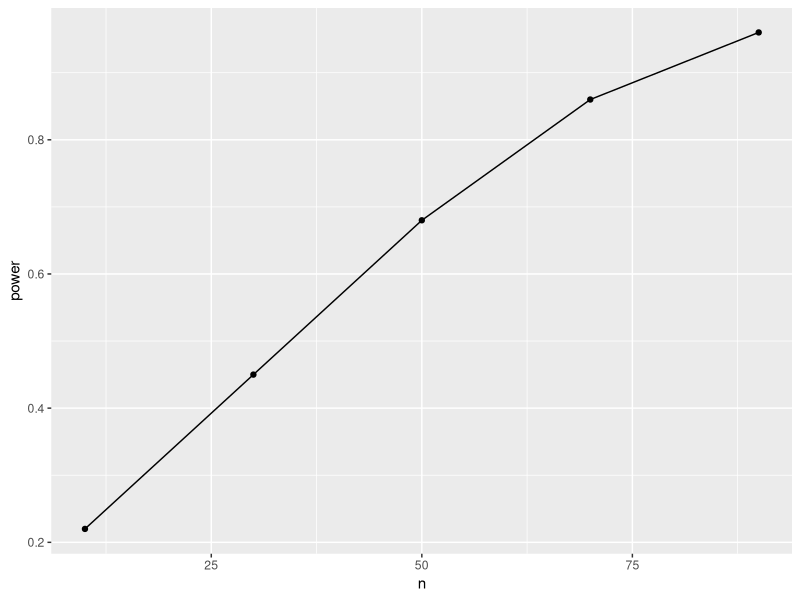
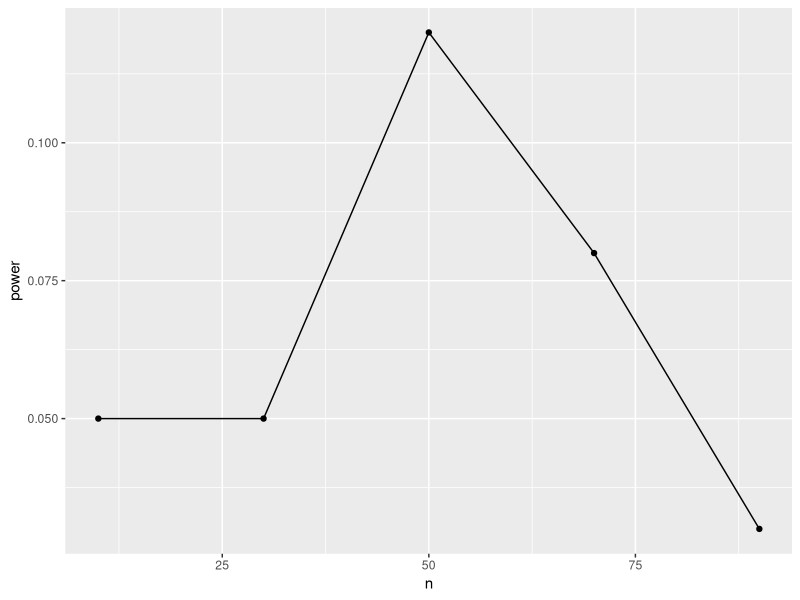
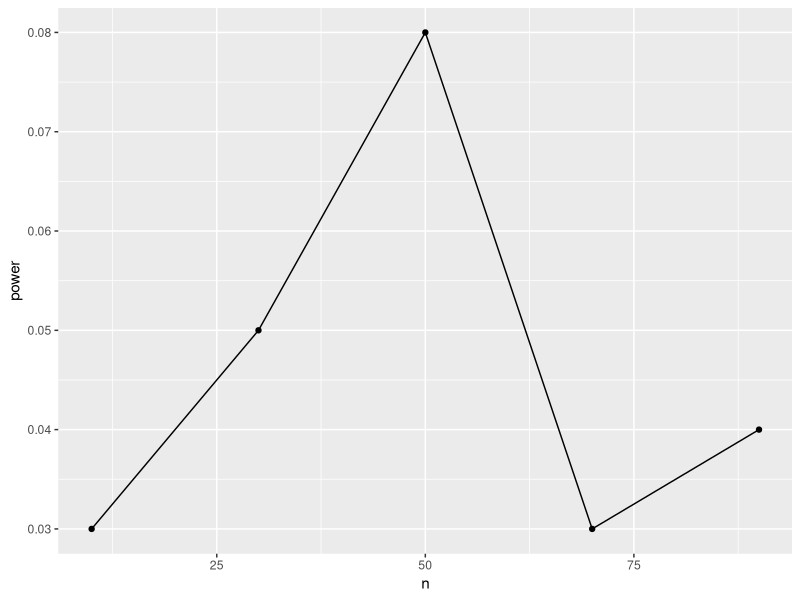

Generate these figures, in order, with R:
## fish simulation

#load pwr 
library(pwr)
pwr.t.test(d = 0.5, sig.level = 0.05, power = 0.8)
0.1/0.2
#the growup would need at least 64 fish per group to reach their goals
# d based on expected result (0.1) divided by standard deviation (0.2) (which was their aim of average weight gain + 0.1 kg)

#by changing the power level to 0.55:
pwr.t.test(d = 0.5, sig.level = 0.05, power = 0.19)
#n = 9.58
#using just 10 fish per group would only give a 19% chance of a preventing a type II error

#7966 vs R5
pwr.t.test(d = 0.9, sig.level = 0.05, power = 0.90)
#27 samples (might be doable)


## fish simulation continued

## load library
library(tidyverse)

# data info
n <- 10 #number observations in each group
delta <- 0.1 # difference between means, in this case the 0.1 kg interest
sd <- 0.2 # standard deviation

# simulate means
mu <- rep(c(0, delta), each = n)

# add noise
y <- mu + rnorm(length(mu), sd = sd)

# predictor
x <- factor(rep(c("A", "B"), each = n))

# run test
test <- t.test(y ~ x)
test

## simulating the test 100 times
sim_t_test <- function(n, delta, sd, ...){
  # simulate means
  mu <- rep(c(0, delta), each = n)
  # add noise
  y <- mu + rnorm(length(mu), sd = sd)
  # predictor
  x <- factor(rep(c("A", "B"), each = n))
  
  # run test
  test <- t.test(y ~ x)
  test
  broom::tidy(test) |>  mutate(n = n, delta = delta, sd = sd)
}

sim_t_test <- function(n, delta, sd, ...){
  # simulate means
  mu <- rep(c(0, delta), each = n)
  # add noise
  y <- mu + rnorm(length(mu), sd = sd)
  # predictor
  x <- factor(rep(c("A", "B"), each = n))
  
  # run test
  test <- t.test(y ~ x)
  broom::tidy(test) %>% mutate(n = n, delta = delta, sd = sd)
}

sim_t_test(n = 10, delta = 0.1, sd = 0.2)
nrep = 100

n <- rep(seq(10, 100, 20), each = nrep)

runs <- n |> 
  map_dfr(~sim_t_test(n = .x, delta = 0.1, sd = 0.2)) |> 
  mutate(sig = p.value <= 0.05)

p <- runs  |> 
  group_by(n) |> 
  summarise(power = mean(sig)) |> 
  ggplot(aes(x = n, y = power)) +
  geom_line() +
  geom_point()

n
p

## null hypothesis is true:

# data info
n <- 10 #number observations in each group
delta1 <- 0 # difference between means, in this case the 0.1 kg interest
sd <- 0.2 # standard deviation

# simulate means
mu <- rep(c(0, delta1), each = n)

# add noise
y <- mu + rnorm(length(mu), sd = sd)

# predictor
x <- factor(rep(c("A", "B"), each = n))

# run test
test <- t.test(y ~ x)
test

## simulating the test 100 times
sim_t_test <- function(n, delta1, sd, ...){
  # simulate means
  mu <- rep(c(0, delta1), each = n)
  # add noise
  y <- mu + rnorm(length(mu), sd = sd)
  # predictor
  x <- factor(rep(c("A", "B"), each = n))
  
  # run test
  test <- t.test(y ~ x)
  test
  broom::tidy(test) |>  mutate(n = n, delta1 = delta1, sd = sd)
}

sim_t_test <- function(n, delta1, sd, ...){
  # simulate means
  mu <- rep(c(0, delta1), each = n)
  # add noise
  y <- mu + rnorm(length(mu), sd = sd)
  # predictor
  x <- factor(rep(c("A", "B"), each = n))
  
  # run test
  test <- t.test(y ~ x)
  broom::tidy(test) %>% mutate(n = n, delta1 = delta1, sd = sd)
}

sim_t_test(n = 10, delta = 0, sd = 0.2)
nrep = 100

n <- rep(seq(10, 100, 20), each = nrep)

runs <- n |> 
  map_dfr(~sim_t_test(n = .x, delta1 = 0, sd = 0.2)) |> 
  mutate(sig = p.value <= 0.05)

p <- runs  |> 
  group_by(n) |> 
  summarise(power = mean(sig)) |> 
  ggplot(aes(x = n, y = power)) +
  geom_line() +
  geom_point()
p

#might be a good idea not to change the name of delta, just the values 


# data info
n <- 10 #number observations in each group
delta <- 0 # difference between means, in this case the 0.1 kg interest
sd <- 0.2 # standard deviation

# simulate means
mu <- rep(c(0, delta), each = n)

# add noise
y <- mu + rnorm(length(mu), sd = sd)

# predictor
x <- factor(rep(c("A", "B"), each = n))

# run test
test <- t.test(y ~ x)
test

## simulating the test 100 times
sim_t_test <- function(n, delta, sd, ...){
  # simulate means
  mu <- rep(c(0, delta), each = n)
  # add noise
  y <- mu + rnorm(length(mu), sd = sd)
  # predictor
  x <- factor(rep(c("A", "B"), each = n))
  
  # run test
  test <- t.test(y ~ x)
  test
  broom::tidy(test) |>  mutate(n = n, delta = delta, sd = sd)
}

sim_t_test <- function(n, delta, sd, ...){
  # simulate means
  mu <- rep(c(0, delta), each = n)
  # add noise
  y <- mu + rnorm(length(mu), sd = sd)
  # predictor
  x <- factor(rep(c("A", "B"), each = n))
  
  # run test
  test <- t.test(y ~ x)
  broom::tidy(test) %>% mutate(n = n, delta = delta, sd = sd)
}

sim_t_test(n = 10, delta = 0, sd = 0.2)
nrep = 100

n <- rep(seq(10, 100, 20), each = nrep)

runs <- n |> 
  map_dfr(~sim_t_test(n = .x, delta = 0, sd = 0.2)) |> 
  mutate(sig = p.value <= 0.05)

p <- runs  |> 
  group_by(n) |> 
  summarise(power = mean(sig)) |> 
  ggplot(aes(x = n, y = power)) +
  geom_line() +
  geom_point()

n
p
